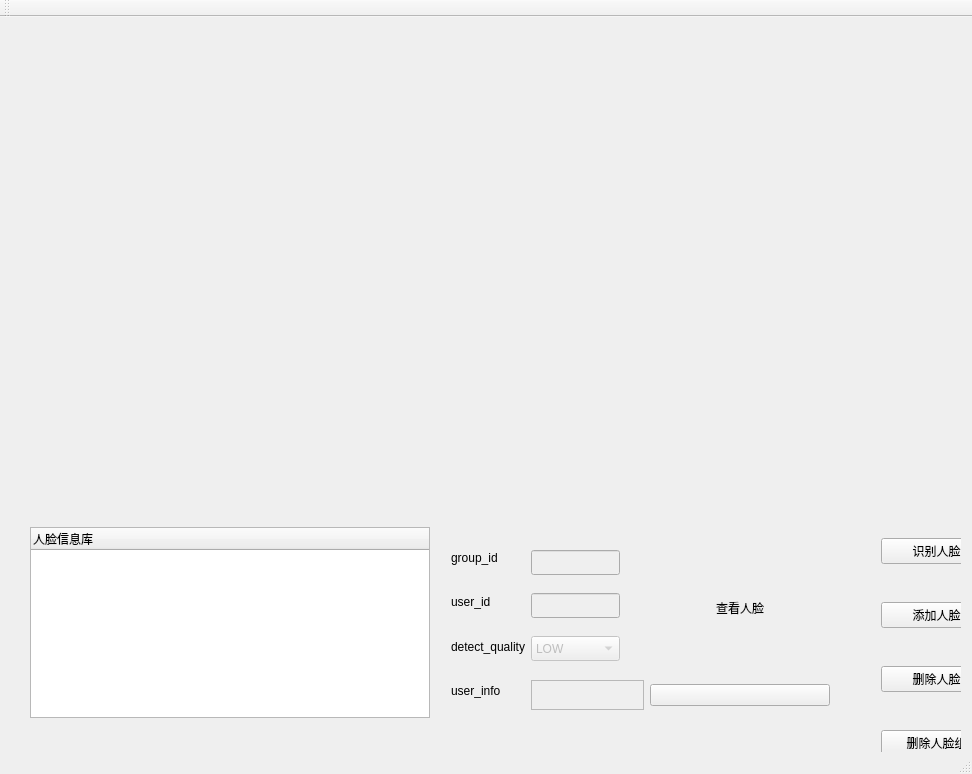
<?xml version="1.0" encoding="UTF-8"?>
<ui version="4.0">
 <class>MainWindow</class>
 <widget class="QMainWindow" name="MainWindow">
  <property name="enabled">
   <bool>true</bool>
  </property>
  <property name="geometry">
   <rect>
    <x>0</x>
    <y>0</y>
    <width>972</width>
    <height>774</height>
   </rect>
  </property>
  <property name="minimumSize">
   <size>
    <width>0</width>
    <height>700</height>
   </size>
  </property>
  <property name="maximumSize">
   <size>
    <width>999999</width>
    <height>900</height>
   </size>
  </property>
  <property name="windowTitle">
   <string>MainWindow</string>
  </property>
  <widget class="QWidget" name="centralWidget">
   <widget class="QWidget" name="widget_3" native="true">
    <property name="geometry">
     <rect>
      <x>20</x>
      <y>500</y>
      <width>941</width>
      <height>361</height>
     </rect>
    </property>
    <property name="minimumSize">
     <size>
      <width>0</width>
      <height>250</height>
     </size>
    </property>
    <property name="maximumSize">
     <size>
      <width>16777215</width>
      <height>400</height>
     </size>
    </property>
    <widget class="QTreeWidget" name="treeWidget">
     <property name="geometry">
      <rect>
       <x>10</x>
       <y>10</y>
       <width>400</width>
       <height>191</height>
      </rect>
     </property>
     <property name="minimumSize">
      <size>
       <width>400</width>
       <height>0</height>
      </size>
     </property>
     <column>
      <property name="text">
       <string>人脸信息库</string>
      </property>
     </column>
    </widget>
    <widget class="QWidget" name="layoutWidget">
     <property name="geometry">
      <rect>
       <x>850</x>
       <y>10</y>
       <width>133</width>
       <height>240</height>
      </rect>
     </property>
     <layout class="QVBoxLayout" name="verticalLayout_3">
      <item>
       <widget class="QPushButton" name="detectFace">
        <property name="text">
         <string>识别人脸</string>
        </property>
       </widget>
      </item>
      <item>
       <spacer name="verticalSpacer_10">
        <property name="orientation">
         <enum>Qt::Vertical</enum>
        </property>
        <property name="sizeHint" stdset="0">
         <size>
          <width>20</width>
          <height>40</height>
         </size>
        </property>
       </spacer>
      </item>
      <item>
       <widget class="QPushButton" name="pushButton_add_user">
        <property name="text">
         <string>添加人脸</string>
        </property>
       </widget>
      </item>
      <item>
       <spacer name="verticalSpacer_11">
        <property name="orientation">
         <enum>Qt::Vertical</enum>
        </property>
        <property name="sizeHint" stdset="0">
         <size>
          <width>20</width>
          <height>40</height>
         </size>
        </property>
       </spacer>
      </item>
      <item>
       <widget class="QPushButton" name="pushButton_delete_user">
        <property name="text">
         <string>删除人脸</string>
        </property>
       </widget>
      </item>
      <item>
       <spacer name="verticalSpacer_12">
        <property name="orientation">
         <enum>Qt::Vertical</enum>
        </property>
        <property name="sizeHint" stdset="0">
         <size>
          <width>20</width>
          <height>40</height>
         </size>
        </property>
       </spacer>
      </item>
      <item>
       <widget class="QPushButton" name="pushButton_delete_face_group">
        <property name="text">
         <string>删除人脸组</string>
        </property>
       </widget>
      </item>
     </layout>
    </widget>
    <widget class="QWidget" name="widget" native="true">
     <property name="geometry">
      <rect>
       <x>420</x>
       <y>10</y>
       <width>401</width>
       <height>194</height>
      </rect>
     </property>
     <layout class="QGridLayout" name="gridLayout">
      <item row="0" column="2">
       <widget class="QLabel" name="label_image">
        <property name="minimumSize">
         <size>
          <width>180</width>
          <height>140</height>
         </size>
        </property>
        <property name="maximumSize">
         <size>
          <width>180</width>
          <height>140</height>
         </size>
        </property>
        <property name="cursor">
         <cursorShape>ArrowCursor</cursorShape>
        </property>
        <property name="text">
         <string>查看人脸</string>
        </property>
        <property name="scaledContents">
         <bool>true</bool>
        </property>
        <property name="alignment">
         <set>Qt::AlignCenter</set>
        </property>
       </widget>
      </item>
      <item row="0" column="1">
       <layout class="QVBoxLayout" name="verticalLayout_5">
        <item>
         <widget class="QLineEdit" name="lineEdit_group_id">
          <property name="enabled">
           <bool>false</bool>
          </property>
          <property name="maximumSize">
           <size>
            <width>89</width>
            <height>25</height>
           </size>
          </property>
         </widget>
        </item>
        <item>
         <widget class="QLineEdit" name="lineEdit_user_id">
          <property name="enabled">
           <bool>false</bool>
          </property>
          <property name="maximumSize">
           <size>
            <width>89</width>
            <height>25</height>
           </size>
          </property>
         </widget>
        </item>
        <item>
         <widget class="QComboBox" name="comboBox_detect_quality">
          <property name="enabled">
           <bool>false</bool>
          </property>
          <property name="minimumSize">
           <size>
            <width>89</width>
            <height>25</height>
           </size>
          </property>
          <property name="maximumSize">
           <size>
            <width>89</width>
            <height>25</height>
           </size>
          </property>
          <property name="currentText">
           <string>LOW</string>
          </property>
          <item>
           <property name="text">
            <string>LOW</string>
           </property>
          </item>
          <item>
           <property name="text">
            <string>NORMAL</string>
           </property>
          </item>
          <item>
           <property name="text">
            <string>HIGH</string>
           </property>
          </item>
         </widget>
        </item>
       </layout>
      </item>
      <item row="0" column="0" rowspan="2">
       <layout class="QVBoxLayout" name="verticalLayout_6">
        <item>
         <widget class="QLabel" name="label_group_id">
          <property name="maximumSize">
           <size>
            <width>100</width>
            <height>40</height>
           </size>
          </property>
          <property name="text">
           <string>group_id</string>
          </property>
         </widget>
        </item>
        <item>
         <widget class="QLabel" name="label_uer_id">
          <property name="text">
           <string>user_id</string>
          </property>
         </widget>
        </item>
        <item>
         <widget class="QLabel" name="label_detet_quality">
          <property name="text">
           <string>detect_quality</string>
          </property>
         </widget>
        </item>
        <item>
         <widget class="QLabel" name="label_user_info">
          <property name="text">
           <string>user_info</string>
          </property>
         </widget>
        </item>
       </layout>
      </item>
      <item row="1" column="1">
       <widget class="QTextEdit" name="textEdit_user_info">
        <property name="enabled">
         <bool>false</bool>
        </property>
        <property name="minimumSize">
         <size>
          <width>100</width>
          <height>30</height>
         </size>
        </property>
        <property name="maximumSize">
         <size>
          <width>300</width>
          <height>30</height>
         </size>
        </property>
       </widget>
      </item>
      <item row="1" column="2">
       <widget class="QPushButton" name="pushButton_right_wrong">
        <property name="minimumSize">
         <size>
          <width>177</width>
          <height>0</height>
         </size>
        </property>
        <property name="styleSheet">
         <string notr="true"/>
        </property>
        <property name="text">
         <string/>
        </property>
       </widget>
      </item>
     </layout>
    </widget>
   </widget>
   <widget class="QWidget" name="widget_camera" native="true">
    <property name="geometry">
     <rect>
      <x>160</x>
      <y>10</y>
      <width>640</width>
      <height>480</height>
     </rect>
    </property>
    <property name="minimumSize">
     <size>
      <width>640</width>
      <height>480</height>
     </size>
    </property>
    <property name="maximumSize">
     <size>
      <width>640</width>
      <height>480</height>
     </size>
    </property>
   </widget>
  </widget>
  <widget class="QMenuBar" name="menuBar">
   <property name="geometry">
    <rect>
     <x>0</x>
     <y>0</y>
     <width>972</width>
     <height>40</height>
    </rect>
   </property>
  </widget>
  <widget class="QToolBar" name="mainToolBar">
   <attribute name="toolBarArea">
    <enum>TopToolBarArea</enum>
   </attribute>
   <attribute name="toolBarBreak">
    <bool>false</bool>
   </attribute>
  </widget>
  <widget class="QStatusBar" name="statusBar"/>
 </widget>
 <layoutdefault spacing="6" margin="11"/>
 <resources/>
 <connections/>
</ui>
